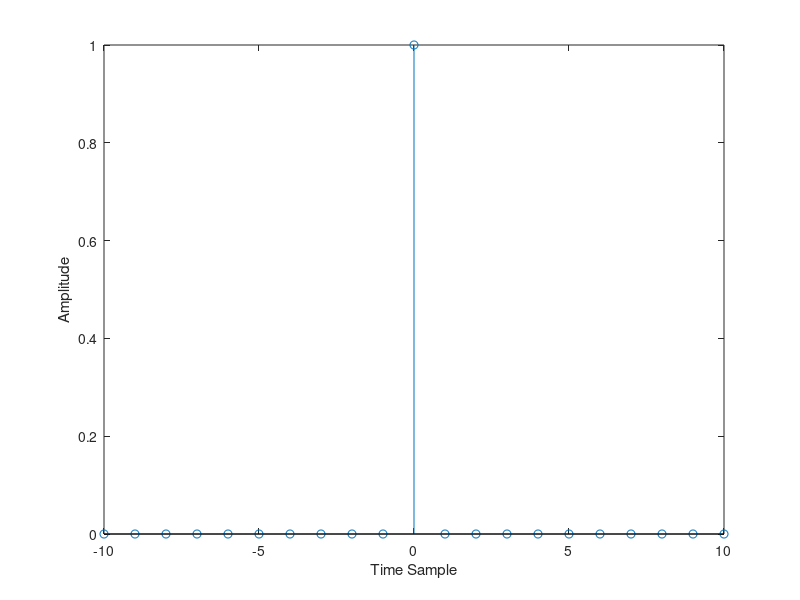

The MATLAB source for this figure:
n = -10:10;
delta_n = [0,0,0,0,0,0,0,0,0,0,1,0,0,0,0,0,0,0,0,0,0];
stem(n,delta_n);
xlabel('Time Sample');
ylabel('Amplitude');
